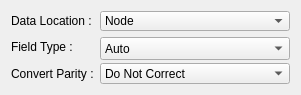
<?xml version="1.0" encoding="UTF-8"?>
<ui version="4.0">
 <class>ConvertNrrdToField</class>
 <widget class="QDialog" name="ConvertNrrdToField">
  <property name="geometry">
   <rect>
    <x>0</x>
    <y>0</y>
    <width>301</width>
    <height>95</height>
   </rect>
  </property>
  <property name="minimumSize">
   <size>
    <width>301</width>
    <height>95</height>
   </size>
  </property>
  <property name="windowTitle">
   <string>ConvertNrrdToField</string>
  </property>
  <layout class="QFormLayout" name="formLayout">
   <item row="0" column="0">
    <widget class="QLabel" name="label">
     <property name="text">
      <string>Data Location :</string>
     </property>
     <property name="alignment">
      <set>Qt::AlignLeading|Qt::AlignLeft|Qt::AlignVCenter</set>
     </property>
    </widget>
   </item>
   <item row="0" column="1">
    <widget class="QComboBox" name="dataLocationComboBox_">
     <item>
      <property name="text">
       <string>Node</string>
      </property>
     </item>
     <item>
      <property name="text">
       <string>Auto</string>
      </property>
     </item>
     <item>
      <property name="text">
       <string>Element</string>
      </property>
     </item>
    </widget>
   </item>
   <item row="1" column="0">
    <widget class="QLabel" name="label_2">
     <property name="text">
      <string>Field Type :</string>
     </property>
     <property name="alignment">
      <set>Qt::AlignLeading|Qt::AlignLeft|Qt::AlignVCenter</set>
     </property>
    </widget>
   </item>
   <item row="1" column="1">
    <widget class="QComboBox" name="fieldTypeComboBox_">
     <property name="minimumSize">
      <size>
       <width>127</width>
       <height>23</height>
      </size>
     </property>
     <item>
      <property name="text">
       <string>Auto</string>
      </property>
     </item>
     <item>
      <property name="text">
       <string>ScalarField</string>
      </property>
     </item>
     <item>
      <property name="text">
       <string>VectorField</string>
      </property>
     </item>
     <item>
      <property name="text">
       <string>TensorField</string>
      </property>
     </item>
    </widget>
   </item>
   <item row="2" column="0">
    <widget class="QLabel" name="label_3">
     <property name="minimumSize">
      <size>
       <width>80</width>
       <height>0</height>
      </size>
     </property>
     <property name="text">
      <string>Convert Parity :</string>
     </property>
     <property name="alignment">
      <set>Qt::AlignLeading|Qt::AlignLeft|Qt::AlignVCenter</set>
     </property>
    </widget>
   </item>
   <item row="2" column="1">
    <widget class="QComboBox" name="convertParityComboBox_">
     <item>
      <property name="text">
       <string>Do Not Correct</string>
      </property>
     </item>
     <item>
      <property name="text">
       <string>Make Right Hand Side</string>
      </property>
     </item>
     <item>
      <property name="text">
       <string>Invert</string>
      </property>
     </item>
    </widget>
   </item>
  </layout>
 </widget>
 <layoutdefault spacing="6" margin="11"/>
 <resources/>
 <connections/>
</ui>
